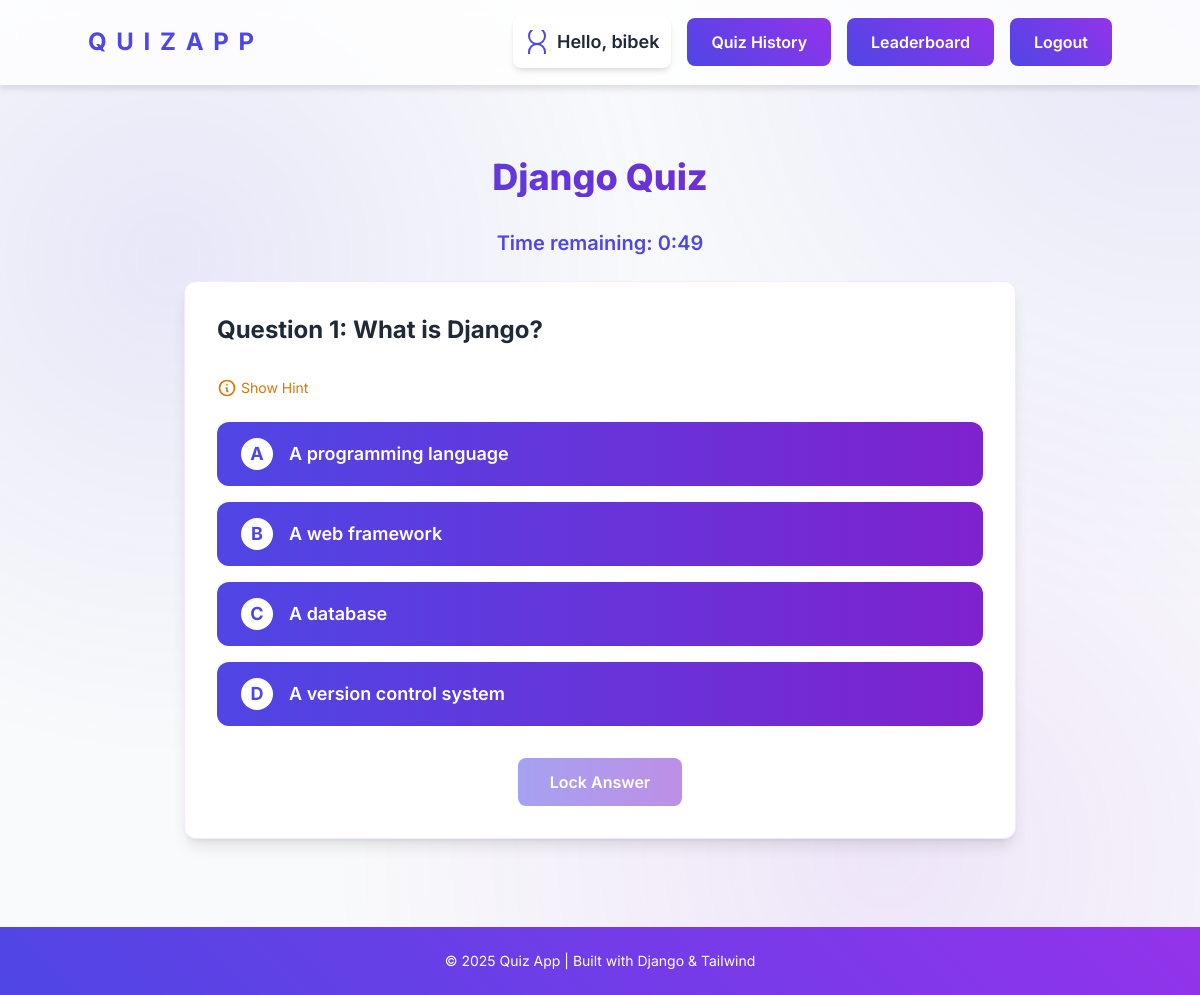
Page /24/take/ (signed in) on the committed database.
### quiz/models.py (models this page shows, shortened)
class Question(models.Model):
    QUESTION_TYPE_CHOICES = [
        ('multiple_choice', 'Multiple Choice'),
        ('true_false', 'True/False'),
        ('fill_blank', 'Fill in the Blank'),
        ('coding', 'Coding Question')
    ]
    quiz = models.ForeignKey(Quiz, on_delete=models.CASCADE, related_name="questions")
    text = models.CharField(max_length=500)
    question_type = models.CharField(max_length=20, choices=QUESTION_TYPE_CHOICES, default='multiple_choice')
    time_limit = models.IntegerField(default=30)  # Time limit for each question in seconds
    hint = models.TextField(blank=True, null=True)  # Optional hint for the question
    explanation = models.TextField(blank=True, null=True)  # Explanation for the answer
    code_template = models.TextField(blank=True, null=True)  # Initial code template
    expected_output = models.TextField(blank=True, null=True)  # Expected output for code testing

class Choice(models.Model):
    question = models.ForeignKey(Question, on_delete=models.CASCADE, related_name="choices")
    text = models.CharField(max_length=200)
    is_correct = models.BooleanField(default=False)

### quiz/views.py (the view, shortened to what this page needs)
# urls.py: path("<int:quiz_id>/take/", views.take_quiz, name="take_quiz"),
@login_required
def take_quiz(request, quiz_id):
    quiz = get_object_or_404(Quiz, id=quiz_id)
    questions = list(quiz.questions.all())
    if not questions:
        messages.error(request, "This quiz has no questions.")
        return redirect('quiz_list')
    current_question_index = int(request.GET.get('question', 0))
    if current_question_index >= len(questions):
        return redirect('quiz_result', quiz_id=quiz_id)
    current_question = questions[current_question_index]
    existing_result = Result.objects.filter(
        user=request.user,
        quiz=quiz,
        question=current_question
    ).first()
    time_limit = current_question.time_limit
    if current_question.question_type in ['multiple_choice', 'true_false'] and not current_question.explanation:
        correct_choice = current_question.choices.filter(is_correct=True).first()
        if correct_choice:
            current_question.explanation = (current_question.text, correct_choice.text)
            current_question.save()
    context = {
        "quiz": quiz,
        "question": current_question,
        "current_question_index": current_question_index,
        "total_questions": len(questions),
        "time_limit": time_limit,
        "existing_answer": existing_result.choice if existing_result and existing_result.choice else None,
        "existing_text_answer": existing_result.user_answer_text if existing_result else None,
        "existing_code_answer": existing_result.user_code_answer if existing_result else None,
        "hint_used": existing_result.hint_used if existing_result else False
    }
    return render(request, "quiz/take_quiz.html", context)

### quiz/templates/quiz/take_quiz.html (shortened to what this page needs)
{% extends 'layout.html' %}
{% load static %}
{% block content %}
<div class="max-w-4xl mx-auto px-4 sm:px-6 lg:px-8 py-12">
    <h1 class="text-4xl font-extrabold text-center bg-gradient-to-r from-indigo-600 to-purple-700 text-transparent bg-clip-text mb-8 animate-fade-in">
    </h1>
    <p id="timer" class="text-xl font-semibold text-indigo-600 mb-6 text-center animate-fade-in">
    </p>
    <form id="quiz-form" method="POST">
        <div class="bg-white p-8 mb-4 rounded-xl shadow-lg border border-purple-100">
            <h3 id="question" class="text-2xl font-bold text-gray-800 mb-8">{{ question.text }}</h3>
            {% if question.hint %}
            <div class="mb-6">
                <button type="button"
                        id="hint-button"
                        class="text-amber-600 flex items-center text-sm hover:text-amber-700 transition">
                    <svg class="w-5 h-5 mr-1" fill="none" stroke="currentColor" viewBox="0 0 24 24">
                        <path stroke-linecap="round" stroke-linejoin="round" stroke-width="2" d="M13 16h-1v-4h-1m1-4h.01M21 12a9 9 0 11-18 0 9 9 0 0118 0z"></path>
                    </svg>
                    Show Hint
                </button>
            </div>
            {% endif %}
            <div class="space-y-4">
                {% for choice in question.choices.all %}
                <div class="choice-wrapper opacity-0 scale-95 transition-all duration-500 ease-out"
                     style="transition-delay: {{ forloop.counter }}00ms">
                    <div class="flex items-center w-full cursor-pointer choice-div"
                         data-choice-id="{{ choice.id }}"
                         data-is-correct="{{ choice.is_correct|yesno:'true,false' }}">
                        <div class="w-full p-4 bg-gradient-to-r from-indigo-600 to-purple-700 text-white text-lg font-semibold rounded-xl
                                  hover:scale-105 hover:shadow-lg transition-all duration-300 ease-out choice-button flex items-center">
                            <span class="choice-label inline-flex items-center justify-center w-8 h-8
                                       rounded-full bg-white text-indigo-600 font-bold mr-4">
                                {% if forloop.counter == 1 %}A{% endif %}
                                {% if forloop.counter == 2 %}B{% endif %}
                                {% if forloop.counter == 3 %}C{% endif %}
                                {% if forloop.counter == 4 %}D{% endif %}
                            </span>
                            <span class="flex-grow">{{ choice.text }}</span>
                        </div>
                    </div>
                </div>
                {% endfor %}
            </div>
            <div class="mt-8 text-center opacity-0 scale-95 transition-all duration-500 ease-out"
                 id="submit-wrapper"
                 style="transition-delay: 500ms">
                <button type="button"
                        id="lock-button"
                        disabled
                        class="bg-gradient-to-r from-indigo-600 to-purple-700 text-white px-8 py-3 rounded-lg font-semibold
                               hover:from-indigo-700 hover:to-purple-800 hover:shadow-lg transition-all duration-300
                               disabled:opacity-50 disabled:cursor-not-allowed">
                    Lock Answer
                </button>
            </div>
        </div>
    </form>
</div>
{% endblock %}

### quiz/templates/layout.html (shortened to what this page needs)
{% load static tailwind_tags %}
<!DOCTYPE html>
<html lang="en">
<head>
    {% tailwind_css %}
</head>
<body class="min-h-screen flex flex-col">
    <div class="floating-dots" id="floatingDots"></div>
    <nav class="glass-nav sticky top-0 z-50 py-4 px-6">
        <div class="container mx-auto flex justify-between items-center">
            <a href="/" class="logo-modern font-bold text-2xl">
                <span style="--i:1">Q</span>
                <span style="--i:2">u</span>
                <span style="--i:3">i</span>
                <span style="--i:4">z</span>
                <span style="--i:5">A</span>
                <span style="--i:6">p</span>
                <span style="--i:7">p</span>
            </a>
            <div class="flex items-center space-x-4">
                {% if user.is_authenticated %}
                    <div class="flex items-center bg-white shadow-md rounded-lg p-3">
                        <span class="text-lg font-semibold text-gray-800">Hello, {{ user.username }}</span>
                    </div>
                    <a href="{% url 'quiz_history' %}" class="btn-modern">Quiz History</a>
                    <a href="{% url 'leaderboard' %}" class="btn-modern">Leaderboard</a>
                    <form action="{% url 'logout' %}" method="POST" class="inline">
                        <button type="submit" class="btn-modern ">
                            Logout
                        </button>
                    </form>
                {% endif %}
            </div>
        </div>
    </nav>
    <main class="container mx-auto p-6 flex-grow z-10">
        {% block content %}{% endblock %}
    </main>
    <footer>
        <div class="container mx-auto">
            <p class="text-sm text-center">&copy; 2025 Quiz App | Built with Django & Tailwind</p>
        </div>
    </footer>
</body>
</html>

### quiz/templates/layout.html (style rules this page uses)
body { font-family: 'Inter', sans-serif; background-color: #f9fafb; color: #1e293b; }
:root { --gradient-start: #4f46e5; --gradient-end: #9333ea; --button-shadow: rgba(79, 70, 229, 0.4); --glass-bg: rgba(255, 255, 255, 0.8); }
.glass-nav { background: var(--glass-bg); backdrop-filter: blur(10px); -webkit-backdrop-filter: blur(10px); border-bottom: 1px solid rgba(255, 255, 255, 0.2); box-shadow: 0 4px 6px rgba(0, 0, 0, 0.1); }
.floating-dots { position: absolute; width: 100%; height: 100%; top: 0; left: 0; z-index: -1; overflow: hidden; }
.btn-modern { position: relative; isolation: isolate; overflow: hidden; transition: all 0.5s; background: linear-gradient(45deg, var(--gradient-start), var(--gradient-end)); color: white; border: none; padding: 0.75rem 1.5rem; border-radius: 0.5rem; font-weight: 600; text-align: center; }
.logo-modern { position: relative; display: inline-block; text-transform: uppercase; letter-spacing: 2px; color: var(--gradient-start); font-weight: 700; }
.logo-modern span { display: inline-block; animation: wavyText 2s infinite; animation-delay: calc(0.1s * var(--i)); }
main { animation: pageEnter 0.8s ease-out forwards; }
footer { position: relative; overflow: hidden; background: linear-gradient(45deg, var(--gradient-start), var(--gradient-end)); color: white; padding: 1.5rem; margin-top: auto; }

### quiz/templates/quiz/take_quiz.html (style rules this page uses)
.choice-button { display: flex; align-items: center; min-height: 64px; padding: 1rem 1.5rem; }
.choice-label { flex-shrink: 0; width: 2rem; height: 2rem; }
.animate-fade-in { animation: fadeIn 0.8s ease-out; }

### rows in the picture
Question: text "Question 1: What is Django?"
Choice: shows "A", text "A programming language"
Choice: shows "B", text "A web framework"
Choice: shows "C", text "A database"
Choice: shows "D", text "A version control system"

### other values in the picture
{{ user.username }} "bibek"
